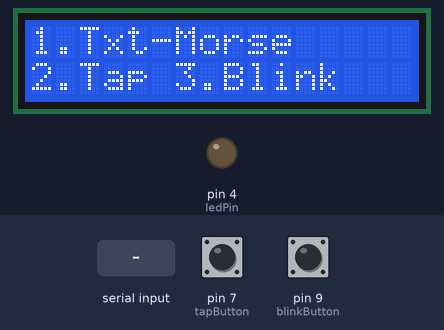
A sketch run on a simulated Arduino Uno, built with avr-gcc and run on an emulated ATmega328P. On the bench: 16×2 character LCD, output pins drawn as LEDs (lit = HIGH). The inputs (shaded band) are chosen by the test bench; at power-on: pin 7 (tapButton) HIGH, pin 9 (blinkButton) HIGH. What the sketch prints to the serial monitor is not drawn.

Above: at 3.3 s.
3.4 s: "2\n" received over Serial
At 5.4 s:
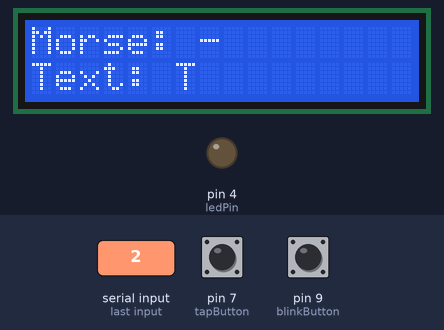
6.0 s: pin 7 (tapButton) pulled LOW for 0.15 s
At 7.6 s:
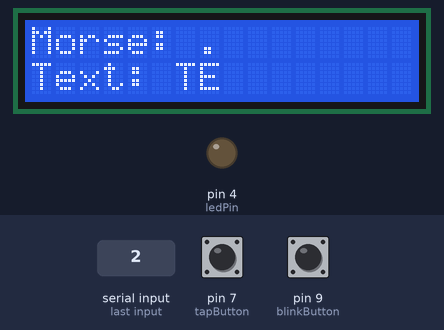
8.7 s: "x\n" received over Serial
At 11.5 s:
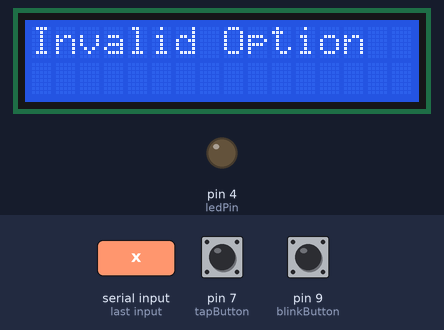
11.7 s: byte 51 ('3') received over Serial
At 13.7 s:
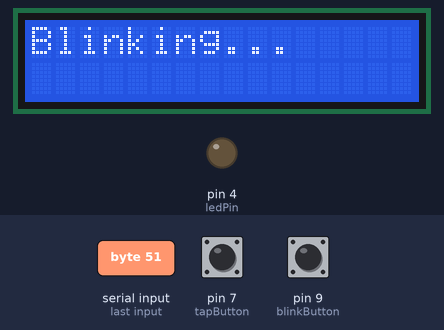
Timing chart, 0 to 15.2 s (numbered marks = the images above; inputs shaded):
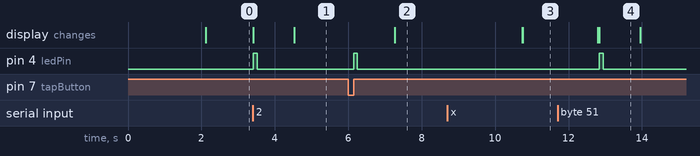

Measured:
- after the input at 3.4 s, pin 4 (ledPin): LOW → HIGH at once, → LOW 0.10 s later; the display: first changes at once (image 1 shows a later state)
- after the input at 6.0 s, pin 4 (ledPin): LOW → HIGH after 0.15 s, → LOW 0.10 s later; the display: changes after 1.3 s (image 2)
- after the input at 8.7 s, the display: first changes after 2.0 s (image 3 shows a later state)
- after the input at 11.7 s, pin 4 (ledPin): LOW → HIGH after 1.1 s, → LOW 0.10 s later; the display: first differs from a run without the input after 1.1 s (image 4)
- what the display in image 4 shows lasts 1.2 s, from 12.8 s to 14.0 s

The sketch:

code.ino
```cpp
// C++ code

#include <Adafruit_LiquidCrystal.h>
#include <string.h>

Adafruit_LiquidCrystal lcd(0);

const int ledPin = 4;
const int tapButton = 7;
const int blinkButton = 9;

String morse = "";
String text = "";
unsigned long lastPress = 0;
bool lastTapState = HIGH;
bool lastBlinkState = HIGH;

const char* alphabet = "ABCDEFGHIJKLMNOPQRSTUVWXYZ1234567890 ";
String morseCode[] = {
  ".-", "-...", "-.-.", "-..", ".", "..-.", "--.", "....", "..",     // A-I
  ".---", "-.-", ".-..", "--", "-.", "---", ".--.", "--.-", ".-.",   // J-R
  "...", "-", "..-", "...-", ".--", "-..-", "-.--", "--..",          // S-Z
  ".----", "..---", "...--", "....-", ".....", "-....", "--...",     // 1-7
  "---..", "----.", "-----", " "                                     // 8-0 and space
};

void setup() {
  pinMode(tapButton, INPUT_PULLUP);
  pinMode(blinkButton, INPUT_PULLUP);
  pinMode(ledPin, OUTPUT);
  lcd.begin(16, 2);
  Serial.begin(9600);

  lcd.print("Morse Translator");
  delay(2000);
  showMenu();
}

void loop() {
  if (Serial.available()) {
    char option = Serial.read();
    lcd.clear();
    if (option == '1') {
      textToMorse();
    } else if (option == '2') {
      tappingMode();
    } else if (option == '3') {
      eyeBlinkMode();
    } else if (option == '4') {
      lcd.print("Thank you!");
    } else {
      lcd.print("Invalid Option");
    }
    delay(2000);
    showMenu();
  }
}

void showMenu() {
  lcd.clear();
  lcd.print("1.Txt-Morse");
  lcd.setCursor(0, 1);
  lcd.print("2.Tap 3.Blink");
  Serial.println("Choose Mode:");
  Serial.println("1. Text to Morse");
  Serial.println("2. Tapping Input");
  Serial.println("3. Eye Blink Input");
  Serial.println("4. Exit");
}

String getMorseCode(char c) {
  c = toupper(c);
  for (int i = 0; i < strlen(alphabet); i++) {
    if (alphabet[i] == c) return morseCode[i];
  }
  return "";
}

char morseToChar(String code) {
  for (int i = 0; i < sizeof(morseCode)/sizeof(String); i++) {
    if (morseCode[i] == code) return alphabet[i];
  }
  return '?';
}

void textToMorse() {
  Serial.println("Enter text:");
  while (!Serial.available());
  String input = Serial.readStringUntil('\n');
  input.trim();
  input.toUpperCase();

  String result = "";
  for (int i = 0; i < input.length(); i++) {
    result += getMorseCode(input[i]) + " ";
  }
  lcd.clear();
  lcd.print("Morse:");
  lcd.setCursor(0, 1);
  lcd.print(result.substring(0, 16));
  delay(3000);
  lcd.clear();
  lcd.print("Text:");
  lcd.setCursor(0, 1);
  lcd.print(input.substring(0, 16));
  Serial.println("Morse: " + result);
}

void tappingMode() {
  lcd.clear();
  lcd.print("Tapping...");
  Serial.println("Tap: '.' <300ms | '-' >300ms | wait=space");

  morse = "";
  text = "";
  unsigned long pressTime = 0;
  while (true) {
    bool tapState = digitalRead(tapButton) == LOW;
    if (tapState && !lastTapState) {
      pressTime = millis();
    } else if (!tapState && lastTapState) {
      unsigned long duration = millis() - pressTime;
      if (duration > 50) {
        morse += (duration < 300) ? "." : "-";
        digitalWrite(ledPin, HIGH);
        delay(100);
        digitalWrite(ledPin, LOW);
      }
      lastPress = millis();
    }

    if (millis() - lastPress > 1000 && morse.length() > 0) {
      char c = morseToChar(morse);
      text += c;
      lcd.clear();
      lcd.print("Morse: " + morse);
      lcd.setCursor(0, 1);
      lcd.print("Text: " + text);
      Serial.println("Input: " + morse + " -> " + c);
      morse = "";
      delay(1000);
    }

    lastTapState = tapState;
    if (Serial.available() && Serial.read() == 'x') break;  // Exit on 'x'
  }
}

void eyeBlinkMode() {
  lcd.clear();
  lcd.print("Blinking...");
  Serial.println("Blink '.' short press | '-' long press");

  morse = "";
  text = "";
  unsigned long pressTime = 0;

  while (true) {
    bool blinkState = digitalRead(blinkButton) == LOW;
    if (blinkState && !lastBlinkState) {
      pressTime = millis();
    } else if (!blinkState && lastBlinkState) {
      unsigned long duration = millis() - pressTime;
      if (duration > 50) {
        morse += (duration < 300) ? "." : "-";
        digitalWrite(ledPin, HIGH);
        delay(100);
        digitalWrite(ledPin, LOW);
      }
      lastPress = millis();
    }

    if (millis() - lastPress > 1000 && morse.length() > 0) {
      char c = morseToChar(morse);
      text += c;
      lcd.clear();
      lcd.print("Morse: " + morse);
      lcd.setCursor(0, 1);
      lcd.print("Text: " + text);
      Serial.println("Blink: " + morse + " -> " + c);
      morse = "";
      delay(1000);
    }

    lastBlinkState = blinkState;
    if (Serial.available() && Serial.read() == 'x') break;  // Exit on 'x'
  }
}
```
